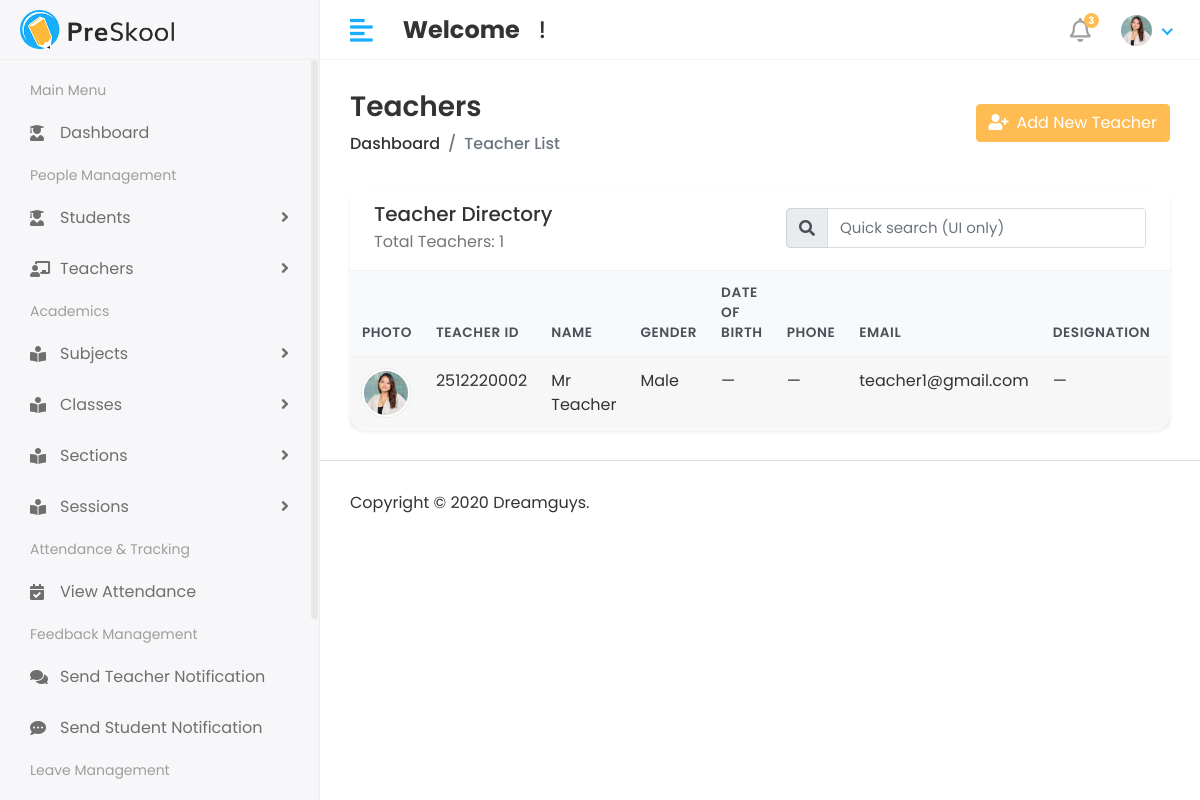
/teacher/teacher-list, run on the app's committed database.
### teacher/models.py (models this page shows, shortened)
class TeacherInfo(models.Model):
    GENDER = [
        ("Male", "Male"),
        ("Female", "Female"),
        ("Other", "Other"),
    ]
    user = models.OneToOneField(
        User,
        on_delete=models.CASCADE,
        limit_choices_to={'user_type': 'Teacher'},
        related_name="teacher_profile"
    )
    teacher_user_id = models.CharField(
        unique=True,
        max_length=15,
        editable=False,
        db_index=True,
        blank=True,
        null=True,
        verbose_name="Teacher ID"
    )
    first_name = models.CharField(max_length=50, blank=True, null=True)
    last_name  = models.CharField(max_length=50, blank=True, null=True)
    gender     = models.CharField(max_length=10, choices=GENDER, blank=True, null=True)
    date_of_birth = models.DateField(blank=True, null=True)
    phone      = models.CharField(max_length=15, blank=True, null=True)
    email      = models.EmailField(blank=True, null=True)
    designation  = models.CharField(max_length=100, blank=True, null=True)
    joining_date = models.DateField(blank=True, null=True)
    qualification = models.CharField(max_length=200, blank=True, null=True)
    experience = models.CharField(max_length=100, blank=True, null=True)
    present_address  = models.TextField(blank=True, null=True)
    permanent_address = models.TextField(blank=True, null=True)
    profile_pic = models.ImageField(upload_to='teachers/', blank=True, null=True)
    created_at = models.DateTimeField(auto_now_add=True)
    class Meta:
        verbose_name_plural = "Teacher Info"

### teacher/views.py (the view)
# urls.py: path('teacher-list', teacher_list, name='teacher_list'),
def teacher_list(request):
    teachers = TeacherInfo.objects.all()
    context = {
        "teachers": teachers,
    }
    return render(request, 'Teacher/teacher_list.html', context)

### templates/Teacher/teacher_list.html (shortened to what this page needs)
{% extends "base.html" %}
{% load static %}
{% block content %}
<div class="content container-fluid">
    <div class="page-header">
        <div class="row align-items-center">
            <div class="col">
                <h3 class="page-title mb-2">Teachers</h3>
                <ul class="breadcrumb mb-0">
                    <li class="breadcrumb-item"><a href="{% url 'admin_home_page' %}">Dashboard</a></li>
                    <li class="breadcrumb-item active">Teacher List</li>
                </ul>
            </div>
            <div class="col-auto mt-3 mt-md-0">
                <a href="{% url 'add_teacher' %}" class="btn btn-primary">
                    <i class="fas fa-user-plus mr-2"></i>Add New Teacher
                </a>
            </div>
        </div>
    </div>
    <div class="card shadow-sm teacher-table-card">
        <div class="card-header bg-white border-0 d-flex flex-column flex-md-row align-items-start align-items-md-center justify-content-between">
            <div>
                <h5 class="mb-1">Teacher Directory</h5>
                <p class="mb-0 text-muted">Total Teachers: {{ teachers|length }}</p>
            </div>
            <form class="form-inline mt-3 mt-md-0">
                <div class="input-group">
                    <div class="input-group-prepend">
                        <span class="input-group-text"><i class="fas fa-search"></i></span>
                    </div>
                    <input type="text" class="form-control" placeholder="Quick search (UI only)">
                </div>
            </form>
        </div>
        <div class="table-responsive">
            <table class="table table-hover table-striped align-middle mb-0">
                <thead class="thead-light">
                    <tr>
                        <th scope="col">Photo</th>
                        <th scope="col">Teacher ID</th>
                        <th scope="col">Name</th>
                        <th scope="col">Gender</th>
                        <th scope="col">Date of Birth</th>
                        <th scope="col">Phone</th>
                        <th scope="col">Email</th>
                        <th scope="col">Designation</th>
                        <th scope="col">Joining Date</th>
                    </tr>
                </thead>
                <tbody>
                    {% for teacher in teachers %}
                        <tr>
                            <td>
                                {% if teacher.profile_pic %}
                                    <img src="{{ teacher.profile_pic.url }}" alt="{{ teacher.first_name }} {{ teacher.last_name }}" class="teacher-avatar">
                                {% else %}
                                    <img src="{% static 'assets/img/profiles/avatar-01.jpg' %}" alt="avatar" class="teacher-avatar">
                                {% endif %}
                            </td>
                            <td>{{ teacher.teacher_user_id|default:"—" }}</td>
                            <td>{{ teacher.first_name|default:"—" }} {{ teacher.last_name|default:"" }}</td>
                            <td>{{ teacher.gender|default:"—" }}</td>
                            <td>{{ teacher.date_of_birth|date:"Y-m-d"|default:"—" }}</td>
                            <td>{{ teacher.phone|default:"—" }}</td>
                            <td>{{ teacher.email|default:"—" }}</td>
                            <td>{{ teacher.designation|default:"—" }}</td>
                            <td>{{ teacher.joining_date|date:"Y-m-d"|default:"—" }}</td>
                        </tr>
                    {% endfor %}
                </tbody>
            </table>
        </div>
    </div>
</div>
{% endblock %}

### static/assets/css/style.css (style rules this page uses)
html { height: 100%; }
body { background-color: #fff; color: #333; font-family: 'Poppins', sans-serif; font-size: 1rem; height: 100%; line-height: 1.5; overflow-x: hidden; }
h1, h2, h3, h4, h5, h6 { font-family: 'Poppins', sans-serif; margin-top: 0; }
.form-control { border: 1px solid #ddd; box-shadow: none; color: #333; font-size: 15px; height: 40px; }
input, input:focus, button, button:focus { outline: none; }
input[type=text], input[type=password] { -webkit-appearance: none; -moz-appearance: none; appearance: none; }
.input-group .form-control { height: 40px; }
ul, ol { padding: 0px; list-style: none; }
.table { color: #333; max-width: 100%; margin-bottom: 0; width: 100%; }
.table-striped>tbody>tr:nth-of-type(2n+1) { background-color: #f8f9fa; }
.table thead tr th { font-weight: 600; }
.table tbody tr { border-bottom: 1px solid rgba(0, 0, 0, 0.05); }
.table-striped thead tr { border-color: transparent; }
.table-striped tbody tr { border-color: transparent; }
.table-striped tbody tr:nth-of-type(odd) { background-color: rgba(235, 235, 235, 0.4); }
.table .thead-light th { color: #495057; background-color: #f8f9fa; border-color: #eff2f7; }
.bg-white { background-color: #fff; }
.text-muted { color: #757575 !important; }
.btn-primary { background-color: #FFBC53; border: 1px solid #FFBC53; }
.card { border: 1px solid #ececf5; box-shadow: 0 1px 3px 0 rgba(0, 0, 0, 0.03); margin-bottom: 1.875rem; }
.card-header { border-bottom: 1px solid #e6e6e6; padding: 1rem 1.5rem; }
.card .card-header { background-color: #fff; border-bottom: 1px solid #eaeaea; }
.page-wrapper>.content { padding: 1.875rem 1.875rem 0; }
.page-header { margin-bottom: 1.875rem; }
.page-header .breadcrumb { background-color: transparent; color: #6c757d; font-size: 1rem; font-weight: 500; margin-bottom: 0; padding: 0; }
.page-header .breadcrumb a { color: #333; }
.page-title { font-size: 28px; font-weight: 600; color: #333; margin-bottom: 5px; }

### templates/Teacher/teacher_list.html (style rules this page uses)
.teacher-avatar { width: 48px; height: 48px; border-radius: 50%; object-fit: cover; background: #f0f4ff; border: 2px solid #fff; box-shadow: 0 0 0 1px rgba(0, 0, 0, 0.05); }
.table thead th { border-bottom-width: 1px; font-size: 0.85rem; text-transform: uppercase; letter-spacing: 0.04em; }
.teacher-table-card { border: 0; border-radius: 1rem; }

### data on the page
TeacherInfo: teacher_user_id "2512220002", first_name "Mr", last_name "Teacher", gender "Male", date_of_birth "—", phone "—", email "teacher1@gmail.com", designation "—"

### other printed values
{{ teachers|length }} "1"
